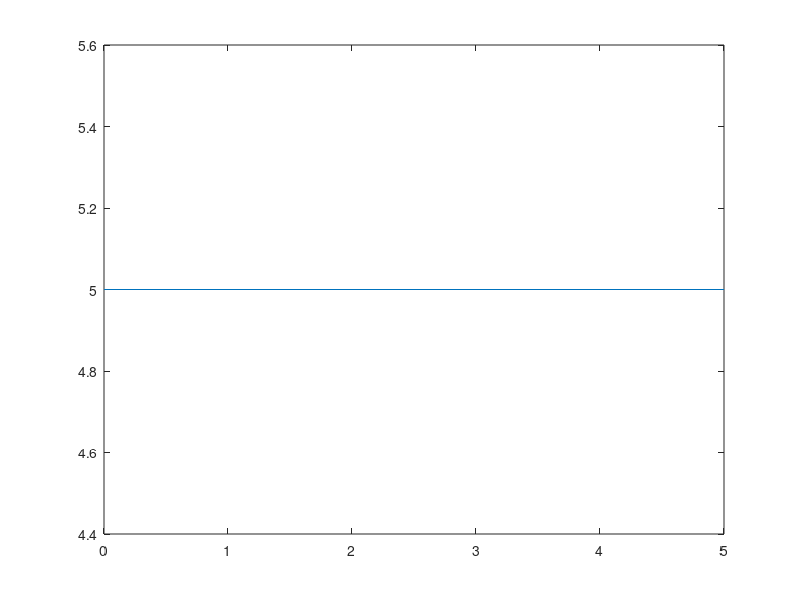

Write MATLAB code to recreate this figure. (Note: this script raises an error after producing the figure.)
L = input("\nLongitud de la superficie de difusión: ");
t_max = input("\nTiempo total de la simulación: ");
n_x = input("\nNúmero de nodos en el espacio: ");
n_t = input("\nNúmero de nodos en el tiempo: ");
alpha = input("\nConstante del material: ");
T_1j = input("\nTemperatura del contorno: ");
T_i1 = input("\nTemperatura inicial: ");

d_x = L/(n_x - 1); % Se calcula delta de x
d_t = t_max/(n_t - 1); % Se calcula delta de t





%% Estado transitorio

fprintf("\n\n########## Estado transitorio ##########\n\n");

% Coeficientes para la matriz A y el vector b
a = d_t;
b = -(2*d_t + d_x^2*d_t*alpha^2 + d_x^2);
c = d_t;
d = -d_x^2;

% Se crea la matriz A de la forma:
% b  c  0  0  0
% a  b  c  0  0
% 0  a  b  c  0
% 0  0  a  b  c
% 0  0  0 a+c b
A_1 = [zeros(1, n_x - 1); a*eye(n_x - 2, n_x - 1)];
A_2 = b*eye(n_x - 1);
A_3 = [zeros(n_x - 1, 1) c*eye(n_x - 1, n_x - 2)];
A = A_1 + A_2 + A_3;
A(n_x - 1, n_x - 2) = A(n_x - 1, n_x - 2) + c;

% Se crea la solución inicial (t = 0) para graficar
temp = T_i1*ones(n_x - 1, 1); % Temperatura inicial
T_A = [T_1j; temp]; % Temperatura de contorno

figure(1)
p = plot(0:d_x:L, T_A);
p.LineWidth = 2;
hold on

tic
[L_A, U_A] = factor_LU(A); % Se factoriza la matriz A

% Se crea el vector b de la forma:
% d*T_(2,j-1) - a*T_(1,j)
%       d*T_(3,j-1)
%       d*T_(4,j-1)
%       d*T_(5,j-1)
%       d*T_(6,j-1)
sol_A = d*T_i1*ones(n_x - 1, 1);
sol_A(1) = sol_A(1) - a*T_1j;

for i = 2:n_t
    % Se halla la nueva solución
    temp = solve_LU(L_A, U_A, sol_A);
    T_A = [T_1j; temp];

    p = plot(0:d_x:L, T_A);
    p.LineWidth = 2;

    % Se actualiza el vector b para usar en la siguiente iteración
    sol_A = d*T_A;
    sol_A(1) = sol_A(1) - a*T_1j;
end
hold off
toc




%% Estado estable

fprintf("\n\n########## Estado estable ##########\n\n");

% Coeficientes para la matriz B
a = -(2 + d_x^2*alpha^2);

% Se crea la matriz B de la forma:
% a  1  0  0  0
% 1  a  1  0  0
% 0  1  a  1  0
% 0  0  1  a  1
% 0  0  0  2  a
B_1 = [zeros(1, n_x - 1); eye(n_x - 2, n_x - 1)];
B_2 = a*eye(n_x - 1);
B_3 = [zeros(n_x - 1, 1) eye(n_x - 1, n_x - 2)];
B = B_1 + B_2 + B_3;
B(n_x - 1, n_x - 2) = 2;

% Se crea el vector b de la forma:
% -T_(1,j)
%    0
%    0
%    0
%    0
sol_B = zeros(n_x - 1, 1);
sol_B(1) = -T_1j;
tic
% Se halla la solución para graficar
T_B = resolver(B, sol_B);
T_B = [T_1j; T_B];

figure(2)
p = plot(0:d_x:L, T_B);
p.Color = "#4DBEEE";
p.LineWidth = 2;
toc